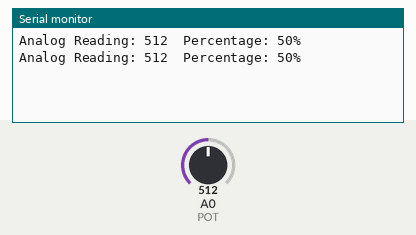
Recording of a sketch running on a simulated Arduino Uno, built with avr-gcc and run on an emulated ATmega328P. Shown: the last lines printed to the serial monitor. The inputs (shaded band) are chosen by the test bench; at power-on: A0 (POT) = 512.

Above: at 1.8 s.
1.9 s: A0 (POT) set to 716
At 2.8 s:
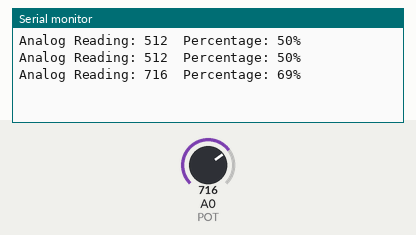
3.4 s: A0 (POT) set to 900
At 4.4 s:
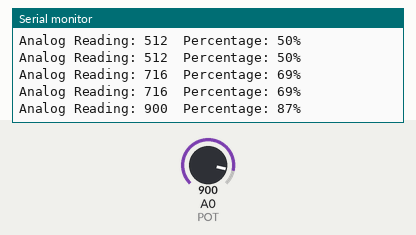
Timing chart, 0 to 6.4 s (numbered marks = the images above; inputs shaded):
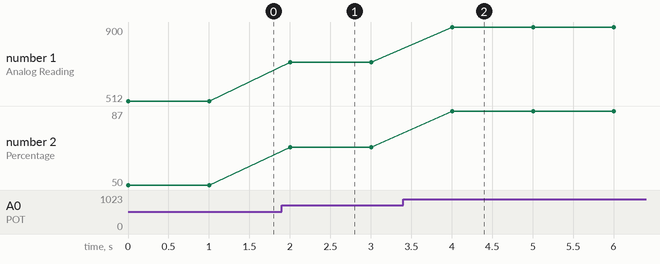

The sketch:

pot.ino
```cpp
// (licence header left out)
//Simple Serial Printing Test with a Potentiometer

const int POT=0;  //Pot on analog pin 0

void setup()
{
  Serial.begin(9600); //Start serial port with baud = 9600
}

void loop()
{
  int val = analogRead(POT);           //Read potentiometer
  int per = map(val, 0, 1023, 0, 100); //Convert to percentage
  Serial.print("Analog Reading: ");
  Serial.print(val);                   //Print raw analog value
  Serial.print("  Percentage: ");
  Serial.print(per);                   //Print percentage analog value
  Serial.println("%");                 //Print % sign and newline
  delay(1000);                         //Wait 1 second, then repeat
}
```

Measured:
- after the input at 1.9 s, the serial monitor: prints a new line after 0.10 s (image 1)
- after the input at 3.4 s, the serial monitor: prints a new line after 0.60 s (image 2)
- plotted number 1: 512 → 716 after the input at 1.9 s, 716 → 900 after the input at 3.4 s
- plotted number 2: 50 → 69 after the input at 1.9 s, 69 → 87 after the input at 3.4 s
